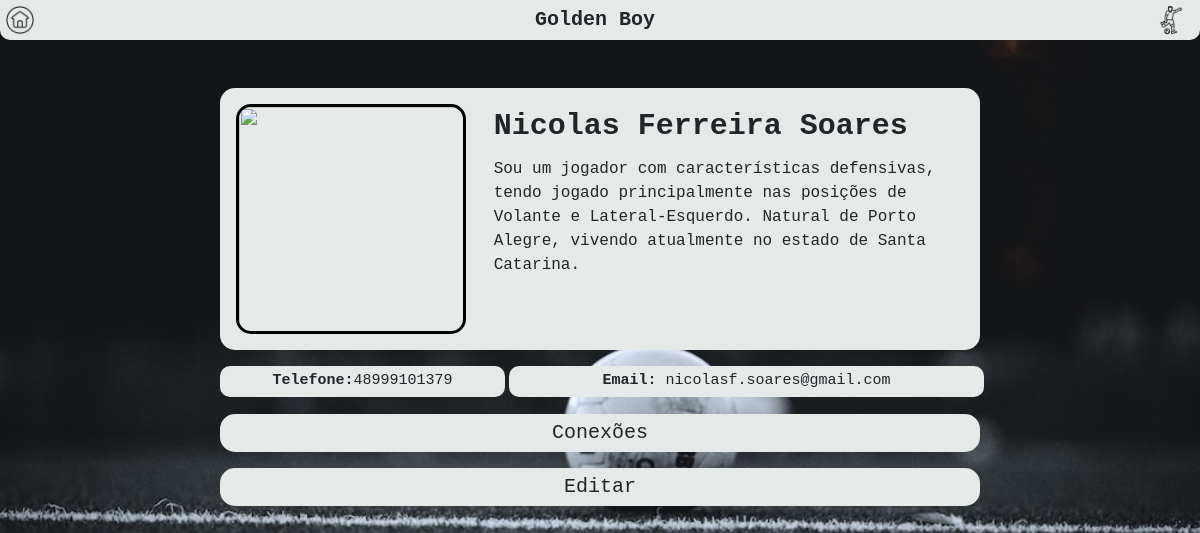
Page /jogador/1/ on the committed database.
### busca/models.py (models this page shows, shortened)
class Base(models.Model):
    criado = models.DateField('Data de Criação', auto_now_add=True)
    modificado = models.DateField('Data de Atualização', auto_now_add=True)
    ativo = models.BooleanField('Ativo?', default=True)
    class Meta:
        abstract = True

class Jogador(Base):
    nome = models.CharField('Nome', max_length=100)
    data_nascimento = models.DateField('Data de Nascimento')
    imagem = StdImageField('Imagem', upload_to=get_file_path, variations={'thumb': {'width': 480, 'height': 480, 'crop': True}})
    descricao = models.TextField('Descrição', max_length=500, default="")
    email = models.CharField('Email', max_length=150, default="")
    telefone = models.CharField('Telefone', max_length=20, default="")
    class Meta:
        verbose_name = 'Jogador'
        verbose_name_plural = 'Jogador'

### busca/views.py (the view)
# urls.py: path('jogador/<int:pk>/', views.jogador, name='jogador'),
def jogador(request, pk):
    data = {}
    data['db'] = Jogador.objects.get(pk=pk)
    return render(request, 'jogador.html', data)

### busca/templates/jogador.html (shortened to what this page needs)
{% load static %}
<!DOCTYPE html>
<html lang="en">
<head>
    <link rel="stylesheet" href="{% static 'bootstrap.min.css' %}">
    <link rel="stylesheet" href="https://stackpath.bootstrapcdn.com/bootstrap/4.1.3/css/bootstrap.min.css">
    <link rel="stylesheet" type="text/css" href="{% static 'style.css' %}">
</head>
<body>
    <div class="container-fluid">
        <div class="row busca-top">
            <div class="col" style="margin-left: -10px !important;">
                <a href="/" class="bt-perfil"><img src="/static/media/casa.png" width="30" height="30"></a>
            </div>
            <div class="col-7 title-site text-center">
                <h5><b>Golden Boy</b></h5>
            </div>
            <div class="col text-right">
                <a href="/jogador/{{db.id}}/" class="bt-perfil"><img src="/static/media/jogador-2.png" width="30" height="30" alt="Perfil" ></a>
            </div>
        </div>
    </div>
    <div class="container mt-5">
        <div class="row mt-3">
            <div class="col-2"></div>
            <div class="col-8 p-3 box-dados-jogador">
                <div class="row">
                    <div class="col-4"><img class="pic-jogador" src="{{db.imagem.thumb.url}}" width="230" height="230"></div>
                    <div class="col-7" id="dados-jogador">
                        <div class="row nome-jogador">{{db.nome}}</div>
                        <div class="row mt-2 text-left desc-jogador">{{db.descricao}}</div>
                    </div>
                </div>
            </div>
            <div class="col-2"></div>
        </div>
        <div class="row mt-3">
            <div class="col-2"></div>
            <div class="col-3 mr-1 p-1 label-contato-jogador" style="font-size: 15px !important;">
                <b>Telefone:</b>{{db.telefone}}
            </div>
            <div class="col-5 p-1 label-contato-jogador" style="font-size: 15px !important;">
                <b>Email:</b> {{db.email}}
            </div>
            <div class="col-2"></div>
        </div>
        <div class="row mt-3">
            <div class="col-2"></div>
            <div class="col-8 p-1 bt-edit-jogador">
                <a href="/conexoes/1/" style="text-decoration: none;">
                    Conexões
                </a>
            </div>
            <div class="col-2"></div>
        </div>
        <div class="row mt-3">
            <div class="col-2"></div>
            <div class="col-8 p-1 bt-edit-jogador">
                <a href="/jogadorEdit/{{db.id}}/" style="text-decoration: none;">
                    Editar
                </a>
            </div>
            <div class="col-2"></div>
        </div>
    </div>
    {% load static %}
</body>
</html>

### busca/static/style.css (style rules this page uses)
body { background-image: url('/static/media/teste.jfif'); background-size: cover; background-repeat: no-repeat; font-family: monospace; }
a { color: inherit !important; }
.busca-top { background-color: #E5EAE8; height: 40px; border-bottom-left-radius: 10px; border-bottom-right-radius: 10px; }
.title-site { padding-top: 8px; }
.bt-perfil { line-height: 40px; color: black; }
.box-dados-jogador { background-color: #E5EAE8; min-height: 250px; border-radius: 15px; }
.pic-jogador { border: 3px black solid; border-radius: 15px; }
.nome-jogador { font-weight: 800; font-size: 30px; }
#dados-jogador { margin-left: 20px; }
.bt-edit-jogador { background-color: #E5EAE8; border-radius: 15px; text-align: center; font-size: 20px; cursor: pointer; border: none; }
.label-contato-jogador { background-color: #E5EAE8; border-radius: 10px; text-align: center; font-size: 15px; border: none; }

### rows in the picture
Jogador: nome "Nicolas Ferreira Soares", descricao "Sou um jogador com características defensivas, tendo jogado principalmente nas posições de Volante e Lateral-Esquerdo. Natural de Porto Alegre, vivendo atualmente no estado de Santa Catarina.", telefone "48999101379", email "nicolasf.soares@gmail.com"
